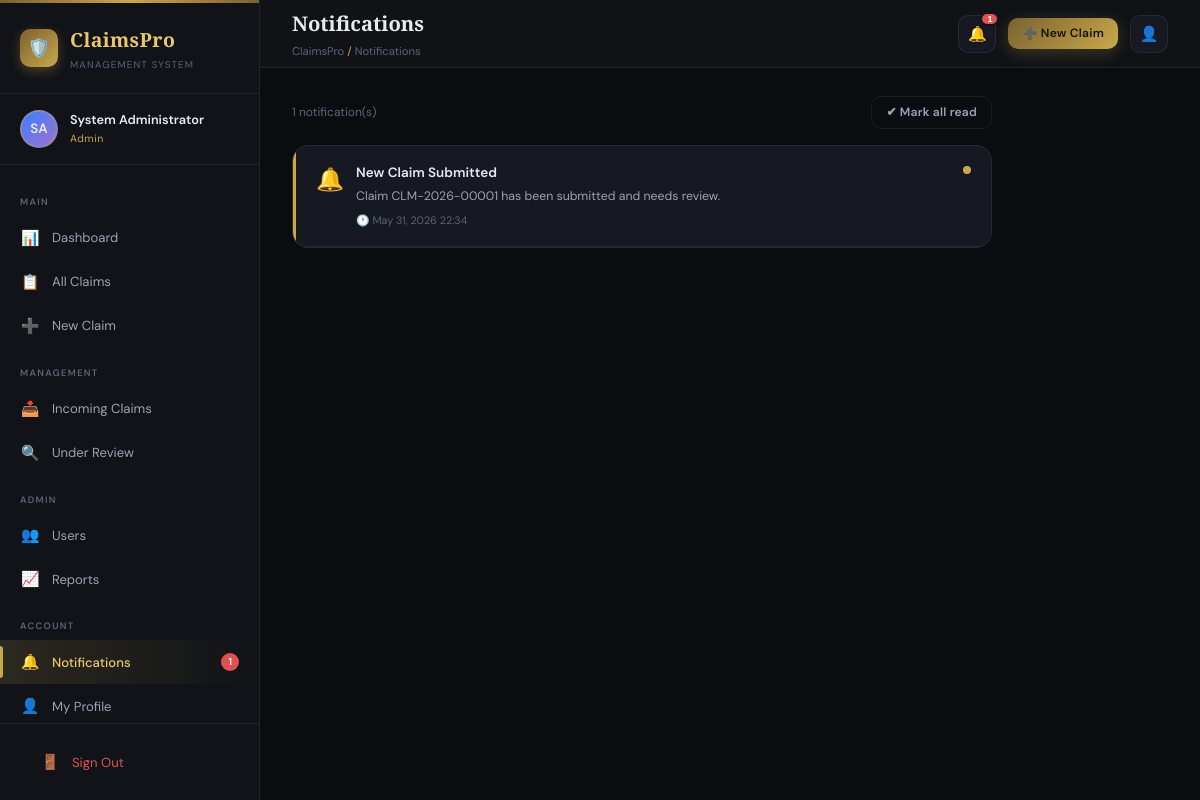
Screenshot of /notifications.php (signed in) with the database file from the repository.
### tables this page shows
CREATE TABLE `notifications` (
  `id` int(11) NOT NULL,
  `user_id` int(11) NOT NULL,
  `claim_id` int(11) DEFAULT NULL,
  `title` varchar(255) NOT NULL,
  `message` text NOT NULL,
  `is_read` tinyint(1) DEFAULT 0,
  `created_at` timestamp NOT NULL DEFAULT current_timestamp()
);

### includes/config.php (called while the page is built, shortened)
<?php
function getDB(): PDO {
    static $pdo = null;
    if ($pdo === null) {
        try {
            $dsn = "mysql:host=" . DB_HOST . ";dbname=" . DB_NAME . ";charset=" . DB_CHARSET;
            $options = [
                PDO::ATTR_ERRMODE            => PDO::ERRMODE_EXCEPTION,
                PDO::ATTR_DEFAULT_FETCH_MODE => PDO::FETCH_ASSOC,
                PDO::ATTR_EMULATE_PREPARES   => false,
            ];
            $pdo = new PDO($dsn, DB_USER, DB_PASS, $options);
        } catch (PDOException $e) {
            die(json_encode(['error' => 'Database connection failed: ' . $e->getMessage()]));
        }
    }
    return $pdo;
}
function sanitize(string $input): string {
    return htmlspecialchars(strip_tags(trim($input)), ENT_QUOTES, 'UTF-8');
}
function formatDateTime(?string $dt): string {
    return date('M d, Y H:i', strtotime($dt));
}
function getUnreadNotifications(int $userId): array {
    $pdo  = getDB();
    $stmt = $pdo->prepare("SELECT * FROM notifications WHERE user_id = ? AND is_read = 0 ORDER BY created_at DESC LIMIT 10");
    $stmt->execute([$userId]);
    return $stmt->fetchAll();
}
function getUnreadCount(int $userId): int {
    $pdo  = getDB();
    $stmt = $pdo->prepare("SELECT COUNT(*) FROM notifications WHERE user_id = ? AND is_read = 0");
    $stmt->execute([$userId]);
    return (int)$stmt->fetchColumn();
}

### notifications.php (the view, shortened to what this page needs)
<?php
require_once __DIR__ . '/includes/config.php';
$breadcrumb = 'ClaimsPro <span>/</span> Notifications';
include __DIR__ . '/includes/layout.php';
$pdo = getDB();
$uid = $user['id'];
$notifs = $pdo->prepare("SELECT * FROM notifications WHERE user_id=? ORDER BY created_at DESC LIMIT 50");
$notifs->execute([$uid]);
$notifs = $notifs->fetchAll();
?>
<div style="max-width:700px;">
  <div class="flex align-center gap-12 mb-16" style="justify-content:space-between;">
    <span class="text-muted text-sm"><?= count($notifs) ?> notification(s)</span>
    <a href="?markall=1" class="btn btn-ghost btn-sm">✔ Mark all read</a>
  </div>
  <?php if (empty($notifs)): ?>
    <div class="card"><div class="card-body">
      <div class="empty-state"><div class="empty-icon">🔔</div><div class="empty-title">No notifications</div><div class="empty-msg">You're all caught up!</div></div>
    </div></div>
  <?php else: ?>
    <div class="card fade-up">
      <?php foreach ($notifs as $n):
        $unreadStyle = !$n['is_read'] ? 'border-left:3px solid var(--gold);' : '';
      ?>
        <a href="<?= $n['claim_id'] ? APP_URL.'/claim-detail.php?id='.$n['claim_id'] : '#' ?>" style="display:block; text-decoration:none; padding:16px 20px; border-bottom:1px solid var(--border); transition:var(--transition); <?= $unreadStyle ?>" onmouseover="this.style.background='var(--bg-elevated)'" onmouseout="this.style.background=''">
          <div style="display:flex; gap:12px; align-items:flex-start;">
            <span style="font-size:1.5rem;">🔔</span>
            <div>
              <div style="font-weight:600; font-size:0.9rem; color:var(--text-primary);"><?= sanitize($n['title']) ?></div>
              <div style="font-size:0.82rem; color:var(--text-secondary); margin-top:3px;"><?= sanitize($n['message']) ?></div>
              <div style="font-size:0.72rem; color:var(--text-muted); margin-top:6px;">🕐 <?= formatDateTime($n['created_at']) ?></div>
            </div>
            <?php if (!$n['is_read']): ?>
              <span style="margin-left:auto; width:8px; height:8px; background:var(--gold); border-radius:50%; flex-shrink:0; margin-top:4px;"></span>
            <?php endif; ?>
          </div>
        </a>
      <?php endforeach; ?>
    </div>
  <?php endif; ?>
</div>
<?php include __DIR__ . '/includes/layout-end.php'; ?>

### css/style.css (style rules this page uses)
:root { --bg-base: #0a0c10; --bg-surface: #111318; --bg-card: #161921; --bg-elevated: #1d2129; --bg-hover: #252b35; --gold: #c9a84c; --gold-light: #e8c96a; --gold-dim: #7a6230; --gold-glow: rgba(201,168,76,0.15); --accent: #3d7fff; --accent-dim: rgba(61,127,255,0.15); --success: #2ecc88; --danger: #e05252; --warning: #f0a030; --info: #5bc8f5; --purple: #9b72cf; --text-primary: #e8eaf0; --text-secondary:#9ba3b5; --text-muted: #5c6478; --border: rgba(255,255,255,0.07); --border-gold: rgba(201,168,76,0.3); --radius-sm: 6px; --radius: 10px; --radius-lg: 16px; --radius-xl: 24px; --shadow-sm: 0 2px 8px rgba(0,0,0,0.3); --shadow: 0 4px 24px rgba(0,0,0,0.4); --shadow-lg: 0 8px 48px rgba(0,0,0,0.6); --shadow-gold: 0 0 30px rgba(201,168,76,0.12); --sidebar-w: 260px; --header-h: 68px; --font-display: 'Playfair Display', serif; --font-body: 'DM Sans', sans-serif; --font-mono: 'JetBrains Mono', monospace; --transition: all 0.2s ease; }
*, *::before, *::after { box-sizing: border-box; margin: 0; padding: 0; }
html { scroll-behavior: smooth; font-size: 15px; }
body { font-family: var(--font-body); background: var(--bg-base); color: var(--text-primary); min-height: 100vh; line-height: 1.6; -webkit-font-smoothing: antialiased; }
a { color: var(--gold); text-decoration: none; transition: var(--transition); }
.breadcrumb span { color: var(--gold); }
.card { background: var(--bg-card); border: 1px solid var(--border); border-radius: var(--radius-lg); overflow: hidden; transition: var(--transition); }
.btn { display: inline-flex; align-items: center; justify-content: center; gap: 8px; padding: 10px 20px; border-radius: var(--radius); font-family: var(--font-body); font-size: 0.875rem; font-weight: 600; cursor: pointer; border: none; transition: var(--transition); white-space: nowrap; text-decoration: none; letter-spacing: 0.02em; }
.btn-ghost { background: transparent; color: var(--text-secondary); border: 1px solid var(--border); }
.btn-sm { padding: 6px 14px; font-size: 0.8rem; }
.fade-up { animation: fadeUp 0.4s ease forwards; }
.text-muted { color: var(--text-muted); }
.text-sm { font-size: 0.8rem; }
.mb-16 { margin-bottom: 16px; }
.flex { display: flex; }
.align-center { align-items: center; }
.gap-12 { gap: 12px; }

### rows the page displays
notifications: title "New Claim Submitted", message "Claim CLM-2026-00001 has been submitted and needs review.", created_at "May 31, 2026 22:34", is_read 0 (drawn)

### other values shown
$initials "SA"
$user['name'] "System Administrator"
$user['role'] "Admin"
$icon "📊 📋 ➕ 📥 🔍 👥 📈 🔔 👤"
$label "Dashboard All Claims New Claim Incoming Claims Under Review Users Reports Notifications My Profile"
$badge "1"
$pageTitle "Notifications"
$unreadCount "1"
count($notifs) "1"
